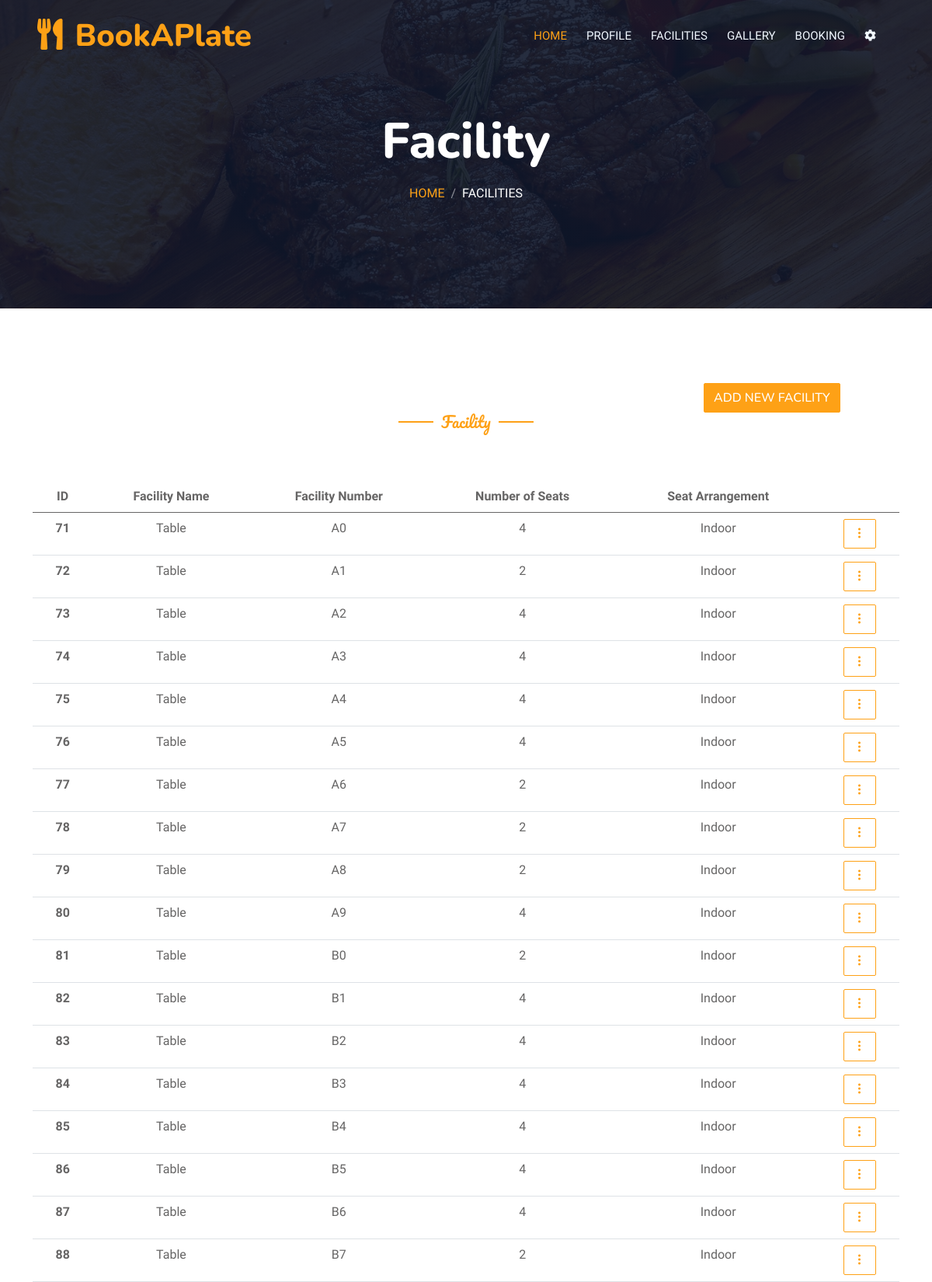
Screenshot of /restaurant_user/facility_details/ (signed in, upper part) with the database file from the repository.
### admin_workbench/models.py (models this page shows)
class FacilityDetails(models.Model):
    facility_id = models.AutoField(primary_key=True)
    facility_name = models.CharField(max_length=100,default='Table')
    facility_number =models.CharField(max_length=10)
    seat_count = models.IntegerField(default=2)
    SEATING_LOCATION_CHOICES = [
        ('','Select Location'),
        ('Outdoor','Outdoor'),
        ('Indoor','Indoor'),
    ]
    seat_arrangement =  models.CharField(max_length=100, choices=SEATING_LOCATION_CHOICES, default= 'Indoor',null=True)
    restaurant = models.ForeignKey(Restaurant, on_delete=models.CASCADE)

### restaurant/views.py (the view)
# urls.py: path('facility_details/',FacilityDetailsView,name='facility_details'),
@login_required
def FacilityDetailsView(request):
    logged_user = request.user
    logged_restaurant = Restaurant.objects.filter(user=logged_user).first()
    if logged_restaurant:
        if request.method == 'POST':
            form = FacilityDetailsForm(request.POST)
            if form.is_valid():
                facility_number = form.cleaned_data['facility_number']
                if FacilityDetails.objects.filter(restaurant=logged_restaurant, facility_number=facility_number).exists():
                    messages.error(request, 'Facility with the same number already exists.')
                else:
                    facility = form.save(commit=False)
                    facility.restaurant = logged_restaurant
                    facility.save()
                    messages.success(request, 'A new item is successfully added to the facility.')
                return redirect('facility_details')
            else:
                form = FacilityDetailsForm()
                return render(request, 'restaurant/facility.html', {'form': form, 'logged_user': logged_restaurant})
        else:
            form = FacilityDetailsForm()
            facilities = FacilityDetails.objects.filter(restaurant=logged_restaurant)
            context = {
                'form': form,
                'logged_user': logged_user,
                'facilities': facilities,
            }
            return render(request, 'restaurant/facility.html', context)
    else:
        return redirect('login')

### restaurant/templates/restaurant/facility.html (shortened to what this page needs)
{% extends 'restaurant/base.html'%} {% load static %}  {% block content %}
<div class="container-xxl position-relative p-0">
  <div class="container-xxl py-5 bg-dark hero-header mb-5">
    <div class="container text-center my-5 pt-5 pb-4">
      <h1 class="display-3 text-white mb-3 animated slideInDown">Facility</h1>
      <nav aria-label="breadcrumb">
        <ol class="breadcrumb justify-content-center text-uppercase">
          <li class="breadcrumb-item"><a href="#">Home</a></li>
          <li class="breadcrumb-item text-white active" aria-current="page">
            Facilities
          </li>
        </ol>
      </nav>
    </div>
  </div>
</div>
<div class="container-xxl py-5">
  <div class="row g-3">
    <div class="col-sm-9"></div>
    <div class="col-sm-3">
      <button type="submit" class="btn btn-primary" id="myModalBtn">
        ADD NEW FACILITY
      </button>
    </div>
  </div>
  <div class="container">
    <div class="text-center wow fadeInUp" data-wow-delay="0.1s">
      <h5 class="section-title ff-secondary text-center text-primary fw-normal">
        Facility
      </h5>
    </div>
    <div class="row g-4 mt-4 mb-2">
      <div class="col-md-12">
        <div class="wow fadeInUp" data-wow-delay="0.2s">
          <div class="table-responsive-sm mt-2 mb-2">
            <table class="table">
              <thead>
                <tr>
                  <th scope="col" class="text-center">ID</th>
                  <th scope="col" class="text-center">Facility Name</th>
                  <th scope="col" class="text-center">Facility Number</th>
                  <th scope="col" class="text-center">Number of Seats</th>
                  <th scope="col" class="text-center">Seat Arrangement</th>
                  <th scope="col" class="text-center"></th>
                </tr>
              </thead>
              <tbody>
                {% if facilities %} {% for facility in facilities %}
                <tr>
                  <th scope="row" class="text-center">
                    {{ facility.facility_id }}
                  </th>
                  <td class="text-center">{{facility.facility_name}}</td>
                  <td class="text-center">{{facility.facility_number}}</td>
                  <td class="text-center">{{facility.seat_count}}</td>
                  <td class="text-center">{{facility.seat_arrangement}}</td>
                  <td class="text-center">
                    <div class="btn-group">
                      <button
                        type="button"
                        class="btn btn-outline-primary dropdown-toggle"
                        data-bs-toggle="dropdown"
                        aria-expanded="false"
                        id="my_actions"
                      >
                        <span class="bi bi-three-dots-vertical"></span>
                      </button>
                    </div>
                  </td>
                </tr>
                {% endfor %} {% else %}
                <tr>
                  <th scope="row" colspan="6" class="text-center">
                    <p>No records to display</p>
                  </th>
                </tr>
                {% endif %}
              </tbody>
            </table>
          </div>
        </div>
      </div>
    </div>
  </div>
</div>
{% endblock %}

### static/book_a_plate/css/style.css (style rules this page uses)
:root { --primary: #FEA116; --light: #F1F8FF; --dark: #0F172B; }
.ff-secondary { font-family: 'Pacifico', cursive; }
.btn { font-family: 'Nunito', sans-serif; font-weight: 500; text-transform: uppercase; transition: .5s; }
.btn.btn-primary, .btn.btn-secondary { color: #FFFFFF; }
.hero-header { background: linear-gradient(rgba(15, 23, 43, .9), rgba(15, 23, 43, .9)), url(../img/bg-hero.jpg); background-position: center center; background-repeat: no-repeat; background-size: cover; }
.breadcrumb-item + .breadcrumb-item::before { color: rgba(255, 255, 255, .5); }
.section-title { position: relative; display: inline-block; }
.section-title::before { position: absolute; content: ""; width: 45px; height: 2px; top: 50%; left: -55px; margin-top: -1px; background: var(--primary); }
.section-title::after { position: absolute; content: ""; width: 45px; height: 2px; top: 50%; right: -55px; margin-top: -1px; background: var(--primary); }

### restaurant/templates/restaurant/facility.html (style rules this page uses)
#my_actions::after { display: none !important; }

### rows the page displays
FacilityDetails: facility_id "71", facility_name "Table", facility_number "A0", seat_count "4", seat_arrangement "Indoor"
FacilityDetails: facility_id "72", facility_name "Table", facility_number "A1", seat_count "2", seat_arrangement "Indoor"
FacilityDetails: facility_id "73", facility_name "Table", facility_number "A2", seat_count "4", seat_arrangement "Indoor"
FacilityDetails: facility_id "74", facility_name "Table", facility_number "A3", seat_count "4", seat_arrangement "Indoor"
FacilityDetails: facility_id "75", facility_name "Table", facility_number "A4", seat_count "4", seat_arrangement "Indoor"
FacilityDetails: facility_id "76", facility_name "Table", facility_number "A5", seat_count "4", seat_arrangement "Indoor"
FacilityDetails: facility_id "77", facility_name "Table", facility_number "A6", seat_count "2", seat_arrangement "Indoor"
FacilityDetails: facility_id "78", facility_name "Table", facility_number "A7", seat_count "2", seat_arrangement "Indoor"
FacilityDetails: facility_id "79", facility_name "Table", facility_number "A8", seat_count "2", seat_arrangement "Indoor"
FacilityDetails: facility_id "80", facility_name "Table", facility_number "A9", seat_count "4", seat_arrangement "Indoor"
FacilityDetails: facility_id "81", facility_name "Table", facility_number "B0", seat_count "2", seat_arrangement "Indoor"
FacilityDetails: facility_id "82", facility_name "Table", facility_number "B1", seat_count "4", seat_arrangement "Indoor"
FacilityDetails: facility_id "83", facility_name "Table", facility_number "B2", seat_count "4", seat_arrangement "Indoor"
FacilityDetails: facility_id "84", facility_name "Table", facility_number "B3", seat_count "4", seat_arrangement "Indoor"
FacilityDetails: facility_id "85", facility_name "Table", facility_number "B4", seat_count "4", seat_arrangement "Indoor"
FacilityDetails: facility_id "86", facility_name "Table", facility_number "B5", seat_count "4", seat_arrangement "Indoor"
FacilityDetails: facility_id "87", facility_name "Table", facility_number "B6", seat_count "4", seat_arrangement "Indoor"
FacilityDetails: facility_id "88", facility_name "Table", facility_number "B7", seat_count "2", seat_arrangement "Indoor"
